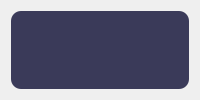
               <widget class="QWidget" name="page_10">
                <layout class="QGridLayout" name="gridLayout_5">
                 <item row="0" column="0">
                  <widget class="QFrame" name="logInFrame">
                   <property name="sizePolicy">
                    <sizepolicy hsizetype="Preferred" vsizetype="Expanding">
                     <horstretch>0</horstretch>
                     <verstretch>0</verstretch>
                    </sizepolicy>
                   </property>
                   <property name="maximumSize">
                    <size>
                     <width>601</width>
                     <height>16777215</height>
                    </size>
                   </property>
                   <property name="styleSheet">
                    <string notr="true">QFrame{
	background-color: rgb(58, 58, 89);
	color: #aeb7d0;
	border-radius: 10px;
}

QLineEdit{
border-radius: 10px;
background-color: rgb(98, 114, 164);
padding: 5px;
color: #fff;
}

QLineEdit:focus{
	border: 2px solid #bbb;
}</string>
                   </property>
                   <property name="frameShape">
                    <enum>QFrame::StyledPanel</enum>
                   </property>
                   <property name="frameShadow">
                    <enum>QFrame::Raised</enum>
                   </property>
                   <widget class="QFrame" name="loginFormContainer_3">
                    <property name="geometry">
                     <rect>
                      <x>70</x>
                      <y>190</y>
                      <width>451</width>
                      <height>311</height>
                     </rect>
                    </property>
                    <property name="frameShape">
                     <enum>QFrame::StyledPanel</enum>
                    </property>
                    <property name="frameShadow">
                     <enum>QFrame::Raised</enum>
                    </property>
                    <widget class="QLineEdit" name="passwordInputLogIn">
                     <property name="geometry">
                      <rect>
                       <x>80</x>
                       <y>150</y>
                       <width>281</width>
                       <height>41</height>
                      </rect>
                     </property>
                     <property name="styleSheet">
                      <string notr="true">QLineEdit{
border-radius: 10px;
background-color: rgb(98, 114, 164);
padding: 5px;
}

QLineEdit:focus{
	border: 2px solid #bbb;
}</string>
                     </property>
                     <property name="echoMode">
                      <enum>QLineEdit::Password</enum>
                     </property>
                    </widget>
                    <widget class="QLineEdit" name="farmIdInput">
                     <property name="geometry">
                      <rect>
                       <x>80</x>
                       <y>60</y>
                       <width>281</width>
                       <height>41</height>
                      </rect>
                     </property>
                     <property name="styleSheet">
                      <string notr="true">QLineEdit{
border-radius: 10px;
background-color: rgb(98, 114, 164);
padding: 5px;
}

QLineEdit:focus{
	border: 2px solid #bbb;
}</string>
                     </property>
                     <property name="echoMode">
                      <enum>QLineEdit::Normal</enum>
                     </property>
                    </widget>
                    <widget class="QPushButton" name="registerButton">
                     <property name="geometry">
                      <rect>
                       <x>110</x>
                       <y>220</y>
                       <width>101</width>
                       <height>41</height>
                      </rect>
                     </property>
                     <property name="cursor">
                      <cursorShape>PointingHandCursor</cursorShape>
                     </property>
                     <property name="styleSheet">
                      <string notr="true">QPushButton{
background: #2c2c2c;
color: #fff;
font-family: sans;
font-size: 15px;
border-radius: 5px
}

QPushButton:hover{
background: #eee;
color: #2c2c2c;
}</string>
                     </property>
                     <property name="text">
                      <string>Register</string>
                     </property>
                    </widget>
                    <widget class="QPushButton" name="logInButton">
                     <property name="geometry">
                      <rect>
                       <x>220</x>
                       <y>220</y>
                       <width>101</width>
                       <height>41</height>
                      </rect>
                     </property>
                     <property name="cursor">
                      <cursorShape>PointingHandCursor</cursorShape>
                     </property>
                     <property name="styleSheet">
                      <string notr="true">QPushButton{
background: #2c2c2c;
color: #fff;
font-family: sans;
font-size: 15px;
border-radius: 5px
}

QPushButton:hover{
background: #eee;
color: #2c2c2c;
}</string>
                     </property>
                     <property name="text">
                      <string>Login</string>
                     </property>
                    </widget>
                    <widget class="QLabel" name="passwordLabel_3">
                     <property name="geometry">
                      <rect>
                       <x>90</x>
                       <y>120</y>
                       <width>101</width>
                       <height>21</height>
                      </rect>
                     </property>
                     <property name="styleSheet">
                      <string notr="true">font-family: sans;
font-size: 18px;</string>
                     </property>
                     <property name="text">
                      <string>Password</string>
                     </property>
                    </widget>
                    <widget class="QLabel" name="farmIdLabel_2">
                     <property name="geometry">
                      <rect>
                       <x>90</x>
                       <y>30</y>
                       <width>91</width>
                       <height>16</height>
                      </rect>
                     </property>
                     <property name="styleSheet">
                      <string notr="true">font-family: sans;
font-size: 18px;</string>
                     </property>
                     <property name="text">
                      <string>Farm-Id</string>
                     </property>
                    </widget>
                    <widget class="QLabel" name="logInError">
                     <property name="geometry">
                      <rect>
                       <x>90</x>
                       <y>280</y>
                       <width>261</width>
                       <height>31</height>
                      </rect>
                     </property>
                     <property name="styleSheet">
                      <string notr="true">color: #ff6666;
</string>
                     </property>
                     <property name="text">
                      <string/>
                     </property>
                    </widget>
                   </widget>
                   <widget class="QLabel" name="TitleLogin">
                    <property name="geometry">
                     <rect>
                      <x>120</x>
                      <y>80</y>
                      <width>321</width>
                      <height>91</height>
                     </rect>
                    </property>
                    <property name="styleSheet">
                     <string notr="true">font-size: 50px;
</string>
                    </property>
                    <property name="text">
                     <string>&lt;html&gt;&lt;head/&gt;&lt;body&gt;&lt;p align=&quot;center&quot;&gt;&lt;span style=&quot; font-size:38pt;&quot;&gt;Log In&lt;/span&gt;&lt;/p&gt;&lt;/body&gt;&lt;/html&gt;</string>
                    </property>
                   </widget>
                  </widget>
                 </item>
                </layout>
               </widget>
